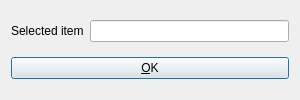
<?xml version="1.0" encoding="UTF-8"?>
<ui version="4.0">
 <class>DialogTwo</class>
 <widget class="QDialog" name="DialogTwo">
  <property name="geometry">
   <rect>
    <x>0</x>
    <y>0</y>
    <width>300</width>
    <height>100</height>
   </rect>
  </property>
  <property name="windowTitle">
   <string>Dialog</string>
  </property>
  <layout class="QVBoxLayout" name="verticalLayout">
   <item>
    <layout class="QHBoxLayout" name="horizontalLayout">
     <item>
      <widget class="QLabel" name="labelSelectedItem">
       <property name="text">
        <string>Selected item</string>
       </property>
      </widget>
     </item>
     <item>
      <widget class="QLineEdit" name="lineEdit"/>
     </item>
    </layout>
   </item>
   <item>
    <widget class="QPushButton" name="okButton">
     <property name="text">
      <string>&amp;OK</string>
     </property>
    </widget>
   </item>
  </layout>
 </widget>
 <resources/>
 <connections/>
</ui>
